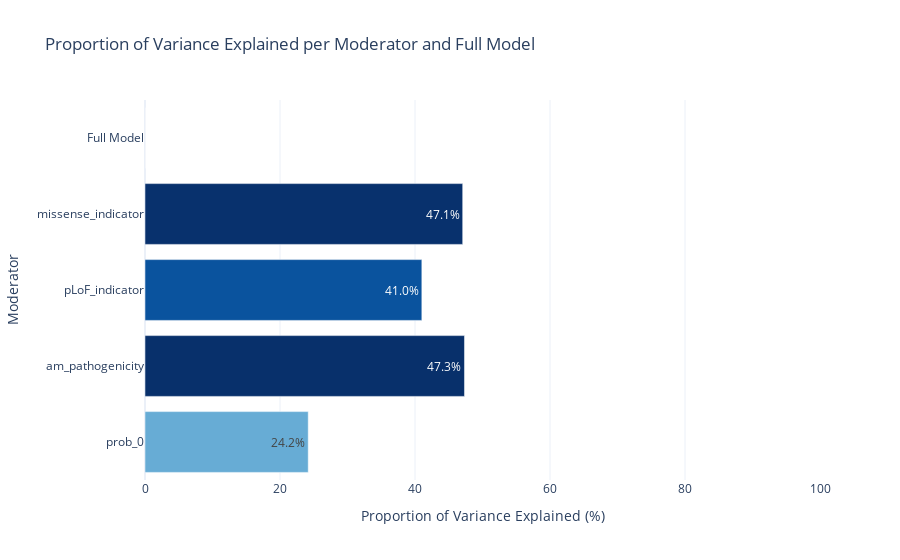

The notebook cell saved with this chart:
### Code cell
uv.plot_proportion_variance_explained(df_filtered, fitted_values_full, style="plotly", gene_filter=["APOB"])

### Figure 1 — Plotly figure (JSON) as saved in the notebook; plotly's stock layout.template omitted (floating-point values rounded to 4 significant figures)
{"data": [{"hovertemplate": "Proportion of Variance Explained (%)=%{marker.color}<br>Moderator=%{y}<extra></extra>", "legendgroup": "", "marker": {"color": [24.18, 47.33, 41.01, 47.07, 0.008848], "coloraxis": "coloraxis", "pattern": {"shape": ""}}, "name": "", "orientation": "h", "showlegend": false, "text": [24.18, 47.33, 41.01, 47.07, 0.008848], "textposition": "inside", "texttemplate": "%{text:.1f}%", "type": "bar", "x": [24.18, 47.33, 41.01, 47.07, 0.008848], "xaxis": "x", "y": ["prob_0", "am_pathogenicity", "pLoF_indicator", "missense_indicator", "Full Model"], "yaxis": "y"}], "layout": {"barmode": "relative", "coloraxis": {"colorbar": {"title": {"text": "Proportion of Variance Explained (%)"}}, "colorscale": [[0, "rgb(247,251,255)"], [0.125, "rgb(222,235,247)"], [0.25, "rgb(198,219,239)"], [0.375, "rgb(158,202,225)"], [0.5, "rgb(107,174,214)"], [0.625, "rgb(66,146,198)"], [0.75, "rgb(33,113,181)"], [0.875, "rgb(8,81,156)"], [1, "rgb(8,48,107)"]], "showscale": false}, "legend": {"tracegroupgap": 0}, "title": {"text": "Proportion of Variance Explained per Moderator and Full Model"}, "xaxis": {"anchor": "y", "domain": [0, 1], "range": [0, 100], "title": {"text": "Proportion of Variance Explained (%)"}}, "yaxis": {"anchor": "x", "categoryarray": ["prob_0", "am_pathogenicity", "pLoF_indicator", "missense_indicator", "Full Model"], "categoryorder": "array", "domain": [0, 1], "title": {"text": "Moderator"}}}}
